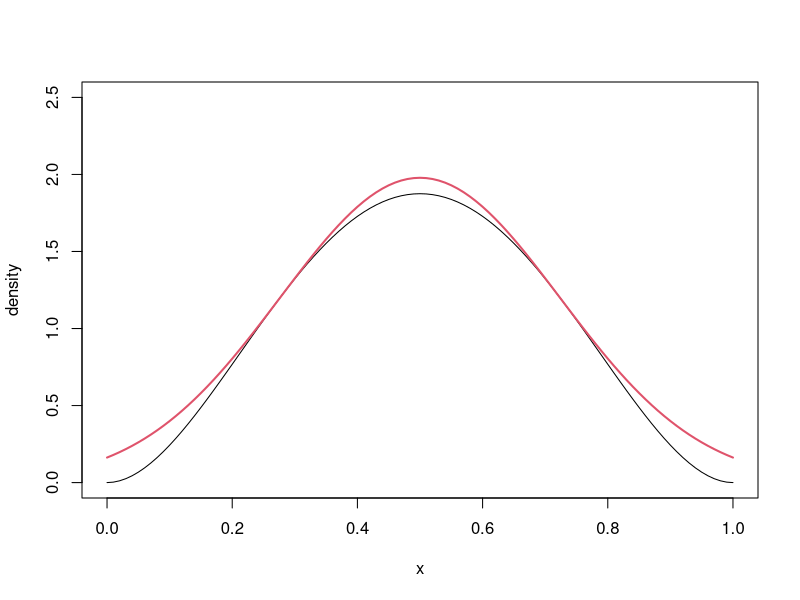
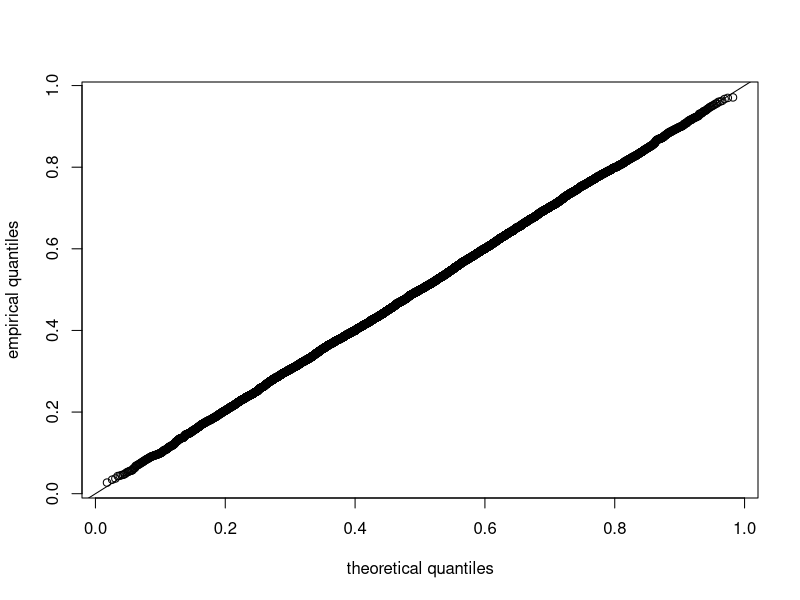
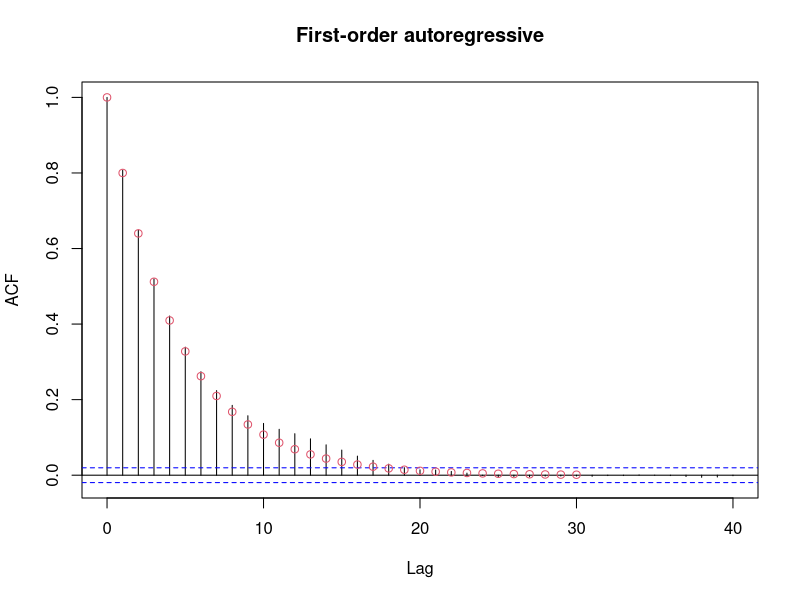

These charts were generated, in order, by the following R code:
## ---- chunk 1
logpx <- function(x){ dbeta(x, shape1 = 3, shape2 = 3, log = TRUE)}
logqx <- function(x, sd0){ dnorm(x, mean = 0.5, sd = sd0, log = TRUE)}
# Find the worst case C for the Gaussian with sd = sd0
opt_C <- function(sd0){
  logC <- optimize(f = function(x){logpx(x) - logqx(x, sd0)}, 
         maximum = TRUE, 
         lower = 0, 
         upper = 1)$objective
  exp(logC)
}
C_opt <-  optimize(f = opt_C, lower = 0, upper = 100)
# Best fitting standard deviation
(sd0 <- C_opt$minimum)
(C <- C_opt$objective)
## ---- chunk 2
# Plot the curve and the proposal
curve(
  expr = dbeta(x, 3,3), 
  from = 0, 
  to = 1, 
  ylab = "density",
  ylim = c(0, 2.5))
curve(dnorm(
  x, 0.5, sd = sd0)*C, 
  from = 0, 
  to = 1, 
  col = 2, 
  lwd = 2, 
  add = TRUE)
## ---- chunk 3
pnorm(q = 1, mean = 0.5, sd = sd0) - pnorm(q = 0, mean = 0.5, sd = sd0)
## ---- chunk 4
B <- 1e4L # number of proposals
prop_qx <- rnorm(B, mean = 0.5, sd = sd0)
keep <- -rexp(B) < logpx(prop_qx) - logqx(prop_qx, sd = sd0) - log(C)
samp <- prop_qx[keep]
mean(keep) # empirical acceptance rate
1 / C #theoretical acceptance rate
## ---- chunk 5
# Quantile-quantile plot
plot(x = qbeta(ppoints(length(samp)), shape1 = 3, shape2 = 3),
     y = sort(samp),
     panel.first = {abline(a = 0, b = 1)},
     xlab = "theoretical quantiles",
     ylab = "empirical quantiles")
# Test of equality of distribution
ks.test(x = samp, pbeta, shape1 = 3, shape2 = 3)
## ---- chunk 6
# The usual way does not work
a0 <- 10
pa <- pnorm(-a0, lower.tail = FALSE)
qnorm(pa + runif(1) * pa)


a_seq <- seq(10, 50, by = 10)
# The usual way does not work due to numerical overflow
pnorm(a_seq)
## ---- chunk 7

# Marsaglia algorithm
a <- 50
niter <- 1000L
X <- sqrt(a^2 + 2*rexp(niter))
samp <- X[runif(niter)*X <= a]
## ---- chunk 8
# Compute reciprocal of bound C
recipC <- sapply(a_seq, function(a){
  integrate(f = function(x){
    a * exp(-x^2/2 + a^2/2)}, 
    lower = a, 
    upper = Inf)$value})
1/recipC
## ---- chunk 9
B <- 2e4L; alpha <- 1.5; factor <- 3
# Mode at the mean 0.5
X0 <- rbeta(n = B, alpha, alpha)
px <- function(x){dbeta(x, alpha, alpha)}
# Importance sampling density - mixture of two betas (alpha, factor*alpha)
X1 <- ifelse(
  runif(B) < 0.5,
  rbeta(B, alpha, factor*alpha), 
  rbeta(B, factor*alpha, alpha))
qx <- function(x){
  0.5*dbeta(x, alpha, factor*alpha) + 0.5*dbeta(x, factor*alpha, alpha)}
# Function to integrate - gives variance of a symmetric beta distribution
g <- function(x){(x - 0.5)^2}
# Weights for importance sampling
w <- px(X1)/qx(X1)
## ---- chunk 10
# Monte Carlo integration
mc_est <- mean(g(X0))
mc_var <- var(g(X0))/B
# Importance sampling weighted mean and variance
is_est <- weighted.mean(g(X1), w = w) # equivalent to mean(g(X1)*w)/mean(w)
is_var <- sum(w^2*(g(X1) - is_est)^2)/ (sum(w)^2)
# True value for the beta variance
th_est <- 1/(4*(2*alpha+1))
# Point estimates and differences
round(c(true = th_est, 
        "monte carlo" = mc_est, 
        "importance sampling" = is_est),
      4)
# Ratio of std. errors for means
mc_var/is_var # value > 1 means that IS is more efficient
## ---- chunk 11
B <- 1e4L
sigma <- 2
phi <- 0.8
x <- arima.sim(
  model = list(ar = phi), 
  n = B,
  rand.gen = rnorm, 
  sd = sigma) # std. deviation of innovations
var(x) 
## ---- chunk 12
acf_x <- acf(x, main = "First-order autoregressive")
points(0:30, 0.8^(0:30), type = "p", col = 2)
## ---- chunk 13
ess_factor_ar1 <- 1 / (-1 + 2 / (1 - phi))
uncond_var_ar1 <- sigma^2 / (1 - phi^2)
# Compare with var(x)
se_mean_ar1 <- sqrt(uncond_var_ar1 / B / ess_factor_ar1)
## ---- chunk 14
sqrt(c(mcmc::olbm(x, batch.length = niter / 40)))
## ---- chunk 15
# Initial convex sequence of Geyer (1992)
geyer_con_var <- mcmc::initseq(x)$var.con
se2 <- sqrt(geyer_con_var / B)
ess2 <- var(x) / geyer_con_var * B
# Also posterior::ess_basic() for Stan output
posterior::ess_basic(matrix(x, ncol = 1))
## ---- chunk 16
ar_mod <- ar.yw(x)
# Compute the unconditional variance of the AR process
# # $var.pred is the variance of the innovations
# Formula for the spectrum of AR(p) at 0
#  see, e.g., Percival and Walden, 2020, eq. 446b
uvar <- ar_mod$var.pred / (1 - sum(ar_mod$ar))^2
se3 <- sqrt(uvar / B) # variance of sample mean of AR(p)
ess3 <- var(x) / uvar * length(x)
# directly via coda::effectiveSize
# The methodology from Heidelberg and Welch rather fits a
# gamma GLM to the log periodogram with a polynomial trend
coda::spectrum0(x)
